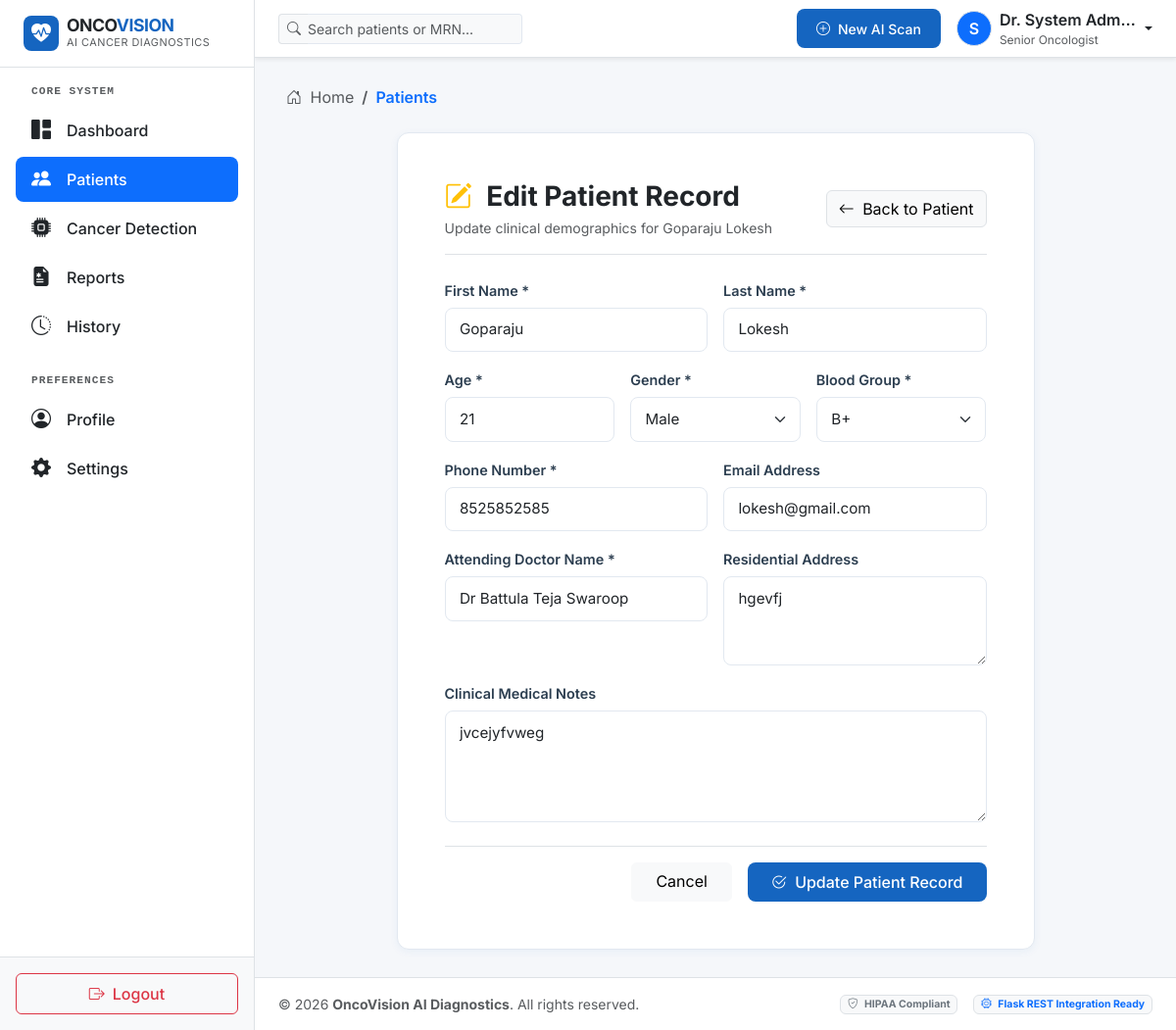
The page /patients/7/edit/ (signed in) on the database its author committed.
### accounts/models.py (models this page shows, shortened)
class UserProfile(models.Model):
    user = models.OneToOneField(User, on_delete=models.CASCADE, related_name='profile')
    avatar = models.ImageField(upload_to='avatars/', null=True, blank=True)
    phone = models.CharField(max_length=20, blank=True, default='+1 (555) 019-2834')
    title = models.CharField(max_length=100, default='Senior Oncologist')
    department = models.CharField(max_length=100, default='Diagnostic Oncology & Radiology')
    bio = models.TextField(blank=True, default='Board-certified oncologist specializing in early-stage detection and AI-assisted clinical workflow integration.')
    created_at = models.DateTimeField(auto_now_add=True)

### patients/models.py (models this page shows, shortened)
class Patient(models.Model):
    GENDER_CHOICES = [
        ('Male', 'Male'),
        ('Female', 'Female'),
        ('Other', 'Other'),
    ]
    BLOOD_GROUP_CHOICES = [
        ('A+', 'A+'),
        ('A-', 'A-'),
        ('B+', 'B+'),
        ('B-', 'B-'),
        ('AB+', 'AB+'),
        ('AB-', 'AB-'),
        ('O+', 'O+'),
        ('O-', 'O-'),
    ]
    first_name = models.CharField(max_length=50)
    last_name = models.CharField(max_length=50)
    age = models.IntegerField()
    gender = models.CharField(max_length=10, choices=GENDER_CHOICES)
    blood_group = models.CharField(max_length=5, choices=BLOOD_GROUP_CHOICES)
    phone = models.CharField(max_length=20)
    email = models.EmailField(blank=True, null=True)
    address = models.TextField(blank=True)
    doctor_name = models.CharField(max_length=100, default='Dr. Sarah Jenkins')
    medical_notes = models.TextField(blank=True)
    created_at = models.DateTimeField(auto_now_add=True)
    updated_at = models.DateTimeField(auto_now=True)
    class Meta:
        ordering = ['-created_at']
    @property
    def full_name(self):
        return f"{self.first_name} {self.last_name}"

### patients/views.py (the view, shortened to what this page needs)
# urls.py: path('<int:pk>/edit/', views.PatientUpdateView.as_view(), name='edit'),
class PatientUpdateView(LoginRequiredMixin, UpdateView):
    model = Patient
    form_class = PatientForm
    template_name = 'patients/edit_patient.html'

### templates/patients/edit_patient.html (shortened to what this page needs)
{% extends 'base/base.html' %}
{% block content %}
<div class="row justify-content-center">
    <div class="col-12 col-lg-9">
        <div class="card med-card p-4 p-md-5">
            <div class="d-flex justify-content-between align-items-center mb-4 border-bottom pb-3">
                <div>
                    <h3 class="fw-bold text-dark mb-1"><i class="bi bi-pencil-square text-warning me-2"></i> Edit Patient Record</h3>
                    <p class="text-muted small mb-0">Update clinical demographics for {{ form.instance.full_name }}</p>
                </div>
                <a href="{% url 'patients:detail' form.instance.pk %}" class="btn btn-light border"><i class="bi bi-arrow-left me-1"></i> Back to Patient</a>
            </div>
            <form method="POST">
                <div class="row g-3 mb-4">
                    <div class="col-md-6">
                        <label class="form-label">First Name *</label>
                        {{ form.first_name }}
                    </div>
                    <div class="col-md-6">
                        <label class="form-label">Last Name *</label>
                        {{ form.last_name }}
                    </div>
                    <div class="col-md-4">
                        <label class="form-label">Age *</label>
                        {{ form.age }}
                    </div>
                    <div class="col-md-4">
                        <label class="form-label">Gender *</label>
                        {{ form.gender }}
                    </div>
                    <div class="col-md-4">
                        <label class="form-label">Blood Group *</label>
                        {{ form.blood_group }}
                    </div>
                    <div class="col-md-6">
                        <label class="form-label">Phone Number *</label>
                        {{ form.phone }}
                    </div>
                    <div class="col-md-6">
                        <label class="form-label">Email Address</label>
                        {{ form.email }}
                    </div>
                    <div class="col-md-6">
                        <label class="form-label">Attending Doctor Name *</label>
                        {{ form.doctor_name }}
                    </div>
                    <div class="col-md-6">
                        <label class="form-label">Residential Address</label>
                        {{ form.address }}
                    </div>
                    <div class="col-12">
                        <label class="form-label">Clinical Medical Notes</label>
                        {{ form.medical_notes }}
                    </div>
                </div>
                <div class="d-flex justify-content-end gap-3 border-top pt-3">
                    <a href="{% url 'patients:detail' form.instance.pk %}" class="btn btn-light px-4">Cancel</a>
                    <button type="submit" class="btn btn-primary-med px-4 py-2">
                        <i class="bi bi-check2-circle me-1"></i> Update Patient Record
                    </button>
                </div>
            </form>
        </div>
    </div>
</div>
{% endblock %}

### templates/base/navbar.html (shortened to what this page needs)
{% load static %}
<nav class="navbar navbar-expand-lg bg-white border-bottom px-4 py-2 sticky-top shadow-sm">
    <div class="container-fluid p-0">
        <form class="d-none d-md-flex align-items-center me-auto" action="{% url 'patients:list' %}" method="GET" style="max-width: 320px;">
            <div class="input-group input-group-sm">
                <span class="input-group-text bg-light border-end-0 text-muted"><i class="bi bi-search"></i></span>
                <input type="text" name="q" class="form-control bg-light border-start-0 ps-0" placeholder="Search patients or MRN..." aria-label="Search">
            </div>
        </form>
        <div class="d-flex align-items-center gap-3 ms-auto">
            <a href="{% url 'diagnosis:select' %}" class="btn btn-primary-med btn-sm d-flex align-items-center gap-2">
                <i class="bi bi-plus-circle"></i>
                <span class="d-none d-sm-inline">New AI Scan</span>
            </a>
            <div class="dropdown">
                <a href="#" class="d-flex align-items-center text-decoration-none dropdown-toggle text-dark" data-bs-toggle="dropdown" aria-expanded="false">
                    {% if user.profile.avatar %}
                        <img src="{{ user.profile.avatar.url }}" alt="Avatar" width="36" height="36" class="rounded-circle me-2 border">
                    {% else %}
                        <div class="rounded-circle bg-primary text-white d-flex align-items-center justify-content-center me-2 border" style="width:36px; height:36px; font-weight:600;">
                            {{ user.first_name|default:user.username|slice:":1"|upper }}
                        </div>
                    {% endif %}
                    <div class="d-none d-md-block text-start me-1">
                        <div class="fw-semibold text-truncate" style="max-width: 140px;">Dr. {{ user.get_full_name|default:user.username }}</div>
                        <div class="text-muted small" style="font-size: 0.75rem;">{{ user.profile.title|default:"Oncologist" }}</div>
                    </div>
                </a>
            </div>
        </div>
    </div>
</nav>

### static/css/style.css (style rules this page uses)
:root { --primary-color: #1565C0; --primary-hover: #0D47A1; --primary-light: #E3F2FD; --secondary-color: #26A69A; --secondary-hover: #00897B; --secondary-light: #E0F2F1; --bg-color: #F5F7FA; --card-bg: #FFFFFF; --text-primary: #2C3E50; --text-secondary: #6C757D; --text-muted: #9E9E9E; --border-color: #E2E8F0; --border-radius-sm: 8px; --border-radius-md: 12px; --border-radius-lg: 16px; --shadow-sm: 0 2px 8px rgba(21, 101, 192, 0.06); --shadow-md: 0 4px 16px rgba(21, 101, 192, 0.1); --shadow-lg: 0 8px 30px rgba(21, 101, 192, 0.15); --font-family: 'Inter', system-ui, -apple-system, sans-serif; --sidebar-width: 260px; }
body { font-family: var(--font-family); background-color: var(--bg-color); color: var(--text-primary); margin: 0; padding: 0; overflow-x: hidden; }
.med-card { background-color: var(--card-bg); border: 1px solid var(--border-color); border-radius: var(--border-radius-md); box-shadow: var(--shadow-sm); transition: transform 0.2s ease, box-shadow 0.2s ease; }
.btn-primary-med { background-color: var(--primary-color); color: #fff; border: none; font-weight: 500; padding: 0.6rem 1.25rem; border-radius: var(--border-radius-sm); transition: background-color 0.2s ease, box-shadow 0.2s ease; }

### static/css/forms.css (style rules this page uses)
.form-label { font-weight: 600; color: var(--text-primary); font-size: 0.9rem; margin-bottom: 0.4rem; }
.form-control, .form-select { border-radius: var(--border-radius-sm); border: 1px solid var(--border-color); padding: 0.65rem 0.9rem; font-size: 0.95rem; transition: border-color 0.15s ease-in-out, box-shadow 0.15s ease-in-out; }

### rows shown on the page
Patient: instance.full_name "Goparaju Lokesh", first_name "Goparaju", last_name "Lokesh", age "21", gender "Male", blood_group "B+", phone "8525852585", email "lokesh@gmail.com", doctor_name "Dr Battula Teja Swaroop", address "hgevfj", medical_notes "jvcejyfvweg"

### other values the page prints
{{ user.first_name|default:user.username|slice:":1"|upper }} "S"
{{ user.get_full_name|default:user.username }} "System Adm…"
{{ user.profile.title|default:"Oncologist" }} "Senior Oncologist"
{{ request.resolver_match.app_name }} "Patients"
